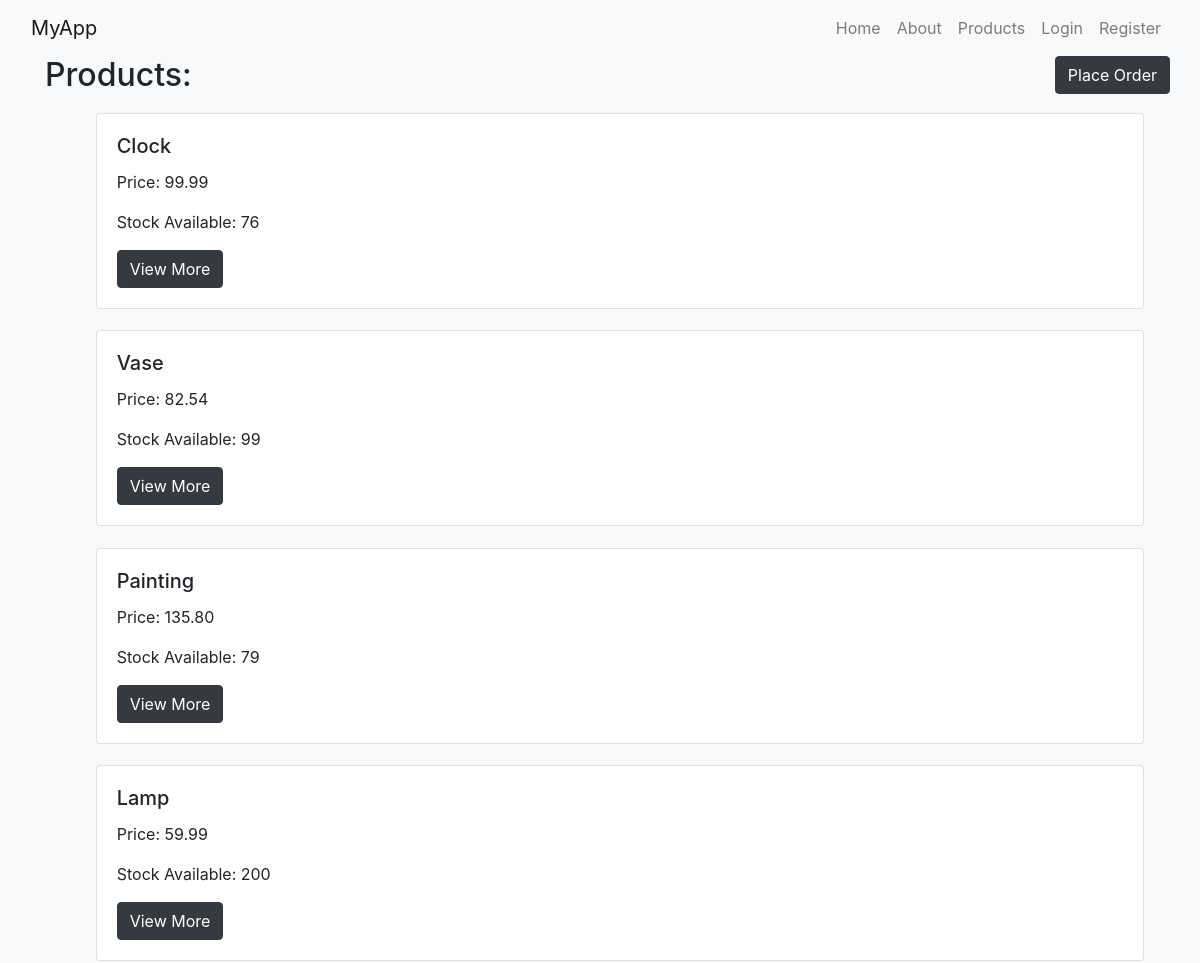
The page /myapp/products/ (upper part) on the database as committed earlier.
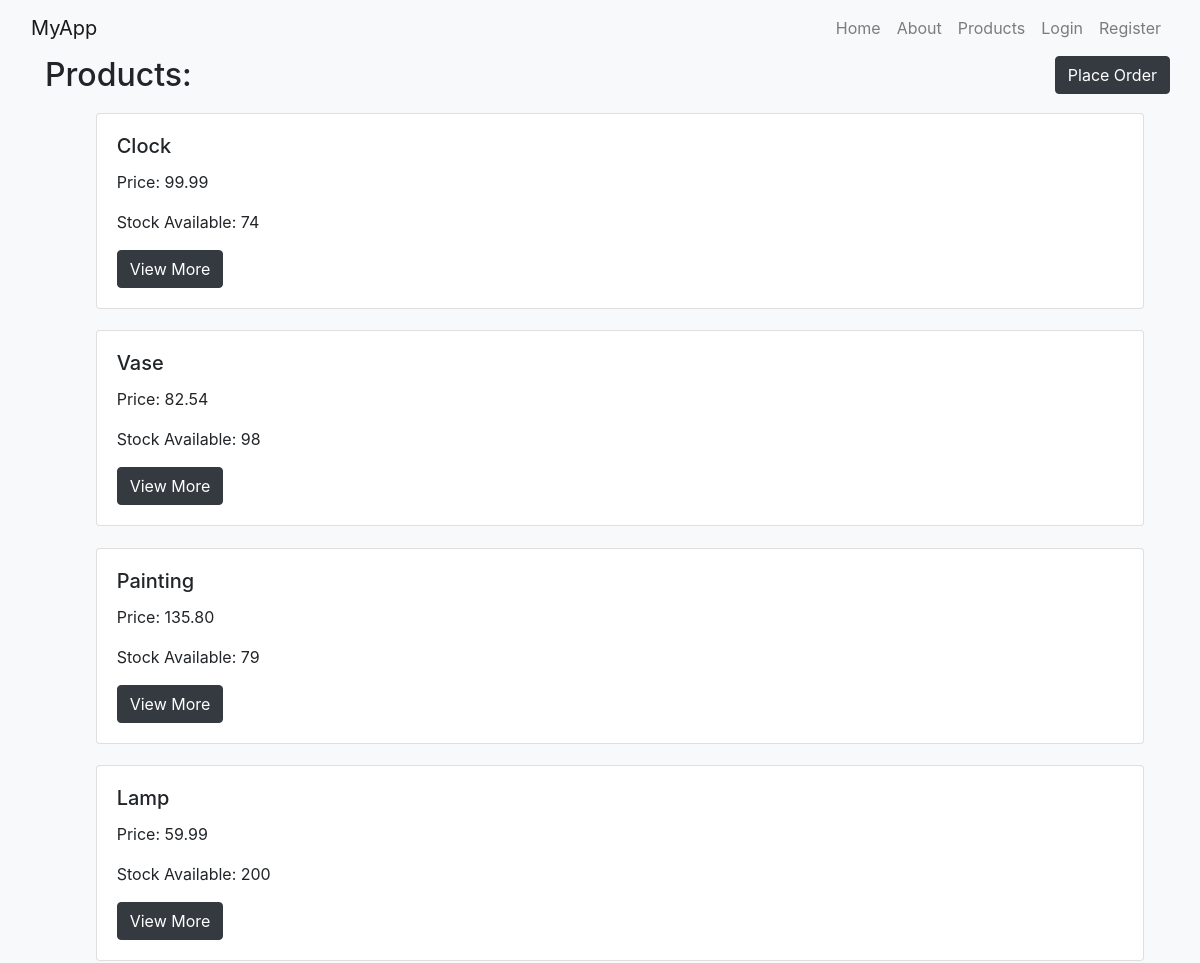
The same page on the database as committed later.
### myapp/models.py (models this page shows, shortened)
class Product(models.Model):
    category = models.ForeignKey(Category, related_name='products', on_delete=models.CASCADE)
    name = models.CharField(max_length=200)
    price = models.DecimalField(max_digits=10, decimal_places=2)
    stock = models.PositiveIntegerField(default=100, validators=[MinValueValidator(0), MaxValueValidator(1000)])
    available = models.BooleanField(default=True)
    description = models.TextField(blank=True)
    interested = models.PositiveIntegerField(default=0)

### myapp/views.py (the view)
# urls.py: path(r'products/', views.products, name='products'),
def products(request):
    prodlist = Product.objects.all().order_by('id')[:10]
    return render(request, 'myapp/products.html', {'prodlist': prodlist})

### myapp/templates/myapp/products.html
{% extends 'myapp/base.html' %}
{% block body_block %}
    <div class="container">
        <div class="row">
            <h2 class="col">Products:</h2>
            <a class="flex-column-reverse" href="{% url 'myapp:placeorder' %}">
                <button class='btn btn-dark'>Place Order</button>
            </a>
        </div>
        {% if prodlist %}
            <ol>
                {% for product in prodlist %}
                    <div class="container" style="padding: 1%">
                        <div class="card">
                            <div class="card-body">
                                <h5 class="card-title">{{ product.name }}
                                </h5>
                                <p>Price: {{ product.price }}</p>
                                <p>Stock Available: {{ product.stock }}</p>
                                <a href="{% url 'myapp:product_detail' product.id %}">
                                    <button class='btn btn-dark'>View More</button>
                                </a>
                            </div>
                        </div>
                    </div>
                {% endfor %}
            </ol>
        {% else %}
            <strong>There are no available products!</strong>
        {% endif %}
{% endblock %}

Rows that differ between the two databases and show on the page:
changed Product "Clock": stock "76" → "74"
changed Product "Vase": stock "99" → "98"
